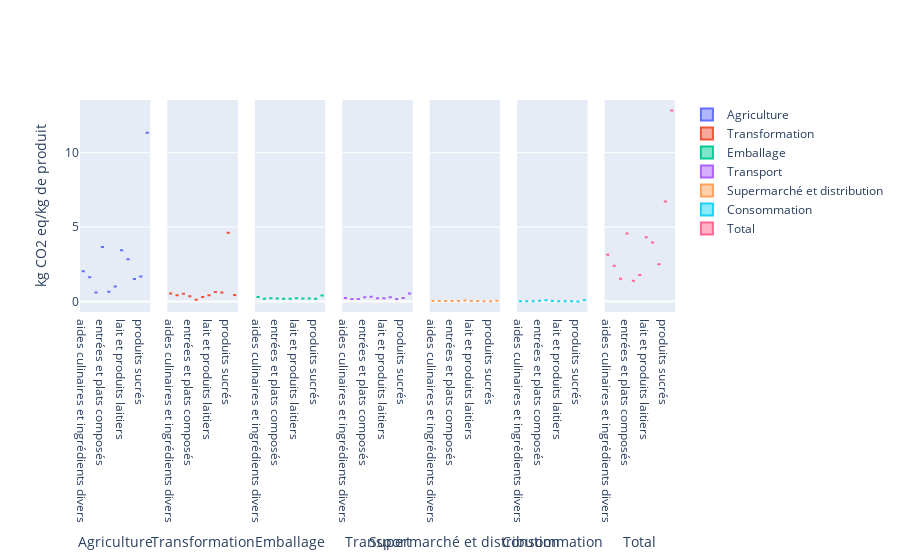

The notebook cell saved with this chart:
### Code cell
fig = make_subplots(rows=1, cols=7, shared_yaxes=True)
for i, etape in enumerate( df_CO2_groupe["etape"].unique()):
    sub_df = df_CO2_groupe[df_CO2_groupe["etape"] == etape]
    graph = go.Box(x=sub_df["Groupe d'aliment"], y=sub_df["value"], name=etape) 
    fig.add_trace(graph, row=1, col=i+1)

    # Set x-axis label for each subplot
    fig.update_xaxes(title_text=etape, row=1, col=i+1)

# Set y-axis label for the middle subplot
fig.update_yaxes(title_text="kg CO2 eq/kg de produit", row=1, col=1)


fig.show()

### Figure 1 — Plotly figure (JSON) as saved in the notebook; plotly's stock layout.template omitted (floating-point values rounded to 4 significant figures)
{"data": [{"name": "Agriculture", "type": "box", "x": ["aides culinaires et ingrédients divers", "aliments infantiles", "boissons", "entrées et plats composés", "fruits, légumes, légumineuses et oléagineux", "glaces et sorbets", "lait et produits laitiers", "matières grasses", "produits céréaliers", "produits sucrés", "viandes, œufs, poissons"], "xaxis": "x", "y": [2.031, 1.621, 0.605, 3.659, 0.6577, 0.9959, 3.431, 2.831, 1.514, 1.675, 11.33], "yaxis": "y"}, {"name": "Transformation", "type": "box", "x": ["aides culinaires et ingrédients divers", "aliments infantiles", "boissons", "entrées et plats composés", "fruits, légumes, légumineuses et oléagineux", "glaces et sorbets", "lait et produits laitiers", "matières grasses", "produits céréaliers", "produits sucrés", "viandes, œufs, poissons"], "xaxis": "x2", "y": [0.539, 0.4136, 0.5178, 0.3549, 0.1142, 0.2987, 0.4128, 0.6247, 0.5912, 4.61, 0.4283], "yaxis": "y2"}, {"name": "Emballage", "type": "box", "x": ["aides culinaires et ingrédients divers", "aliments infantiles", "boissons", "entrées et plats composés", "fruits, légumes, légumineuses et oléagineux", "glaces et sorbets", "lait et produits laitiers", "matières grasses", "produits céréaliers", "produits sucrés", "viandes, œufs, poissons"], "xaxis": "x3", "y": [0.2991, 0.1809, 0.2084, 0.1939, 0.1805, 0.184, 0.2205, 0.1882, 0.1956, 0.1843, 0.4026], "yaxis": "y3"}, {"name": "Transport", "type": "box", "x": ["aides culinaires et ingrédients divers", "aliments infantiles", "boissons", "entrées et plats composés", "fruits, légumes, légumineuses et oléagineux", "glaces et sorbets", "lait et produits laitiers", "matières grasses", "produits céréaliers", "produits sucrés", "viandes, œufs, poissons"], "xaxis": "x4", "y": [0.2358, 0.1618, 0.1704, 0.2841, 0.3189, 0.2064, 0.2104, 0.285, 0.165, 0.2221, 0.539], "yaxis": "y4"}, {"name": "Supermarché et distribution", "type": "box", "x": ["aides culinaires et ingrédients divers", "aliments infantiles", "boissons", "entrées et plats composés", "fruits, légumes, légumineuses et oléagineux", "glaces et sorbets", "lait et produits laitiers", "matières grasses", "produits céréaliers", "produits sucrés", "viandes, œufs, poissons"], "xaxis": "x5", "y": [0.02599, 0.01991, 0.02081, 0.03167, 0.03412, 0.06452, 0.03376, 0.02967, 0.01787, 0.01776, 0.0425], "yaxis": "y5"}, {"name": "Consommation", "type": "box", "x": ["aides culinaires et ingrédients divers", "aliments infantiles", "boissons", "entrées et plats composés", "fruits, légumes, légumineuses et oléagineux", "glaces et sorbets", "lait et produits laitiers", "matières grasses", "produits céréaliers", "produits sucrés", "viandes, œufs, poissons"], "xaxis": "x6", "y": [0.01156, 0.00643, 0.004367, 0.0408, 0.08098, 0.0253, 0.006088, 0.00406, 0.009669, 0.0008833, 0.08137], "yaxis": "y6"}, {"name": "Total", "type": "box", "x": ["aides culinaires et ingrédients divers", "aliments infantiles", "boissons", "entrées et plats composés", "fruits, légumes, légumineuses et oléagineux", "glaces et sorbets", "lait et produits laitiers", "matières grasses", "produits céréaliers", "produits sucrés", "viandes, œufs, poissons"], "xaxis": "x7", "y": [3.142, 2.403, 1.527, 4.565, 1.386, 1.775, 4.315, 3.962, 2.493, 6.71, 12.83], "yaxis": "y7"}], "layout": {"xaxis": {"anchor": "y", "domain": [0, 0.1184], "title": {"text": "Agriculture"}}, "xaxis2": {"anchor": "y2", "domain": [0.1469, 0.2653], "title": {"text": "Transformation"}}, "xaxis3": {"anchor": "y3", "domain": [0.2939, 0.4122], "title": {"text": "Emballage"}}, "xaxis4": {"anchor": "y4", "domain": [0.4408, 0.5592], "title": {"text": "Transport"}}, "xaxis5": {"anchor": "y5", "domain": [0.5878, 0.7061], "title": {"text": "Supermarché et distribution"}}, "xaxis6": {"anchor": "y6", "domain": [0.7347, 0.8531], "title": {"text": "Consommation"}}, "xaxis7": {"anchor": "y7", "domain": [0.8816, 1.0], "title": {"text": "Total"}}, "yaxis": {"anchor": "x", "domain": [0, 1], "title": {"text": "kg CO2 eq/kg de produit"}}, "yaxis2": {"anchor": "x2", "domain": [0, 1], "matches": "y", "showticklabels": false}, "yaxis3": {"anchor": "x3", "domain": [0, 1], "matches": "y", "showticklabels": false}, "yaxis4": {"anchor": "x4", "domain": [0, 1], "matches": "y", "showticklabels": false}, "yaxis5": {"anchor": "x5", "domain": [0, 1], "matches": "y", "showticklabels": false}, "yaxis6": {"anchor": "x6", "domain": [0, 1], "matches": "y", "showticklabels": false}, "yaxis7": {"anchor": "x7", "domain": [0, 1], "matches": "y", "showticklabels": false}}}
